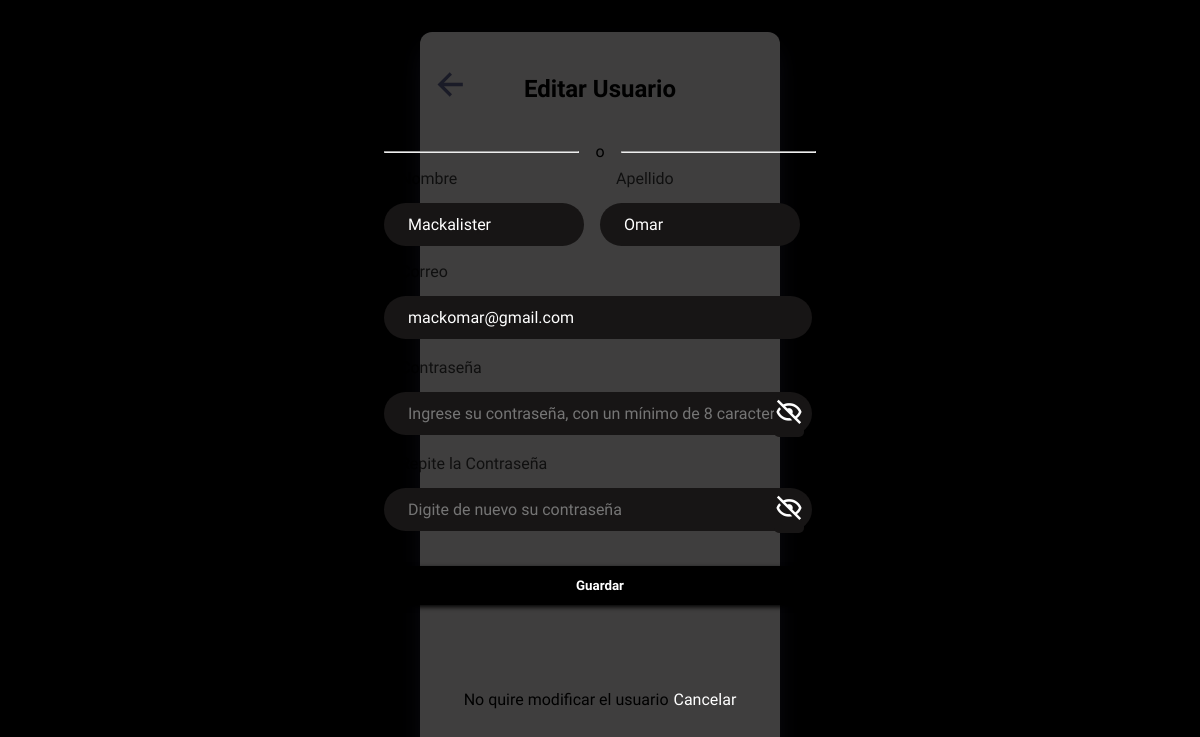
/admins/editarusuario/1, run on the app's committed database.
### usuarios/models.py (models this page shows, shortened)
class Usuario (models.Model):
    Nombre = models.CharField (max_length=50 , blank=False , null=False)
    Apellido = models.CharField (max_length=50 , blank=False , null=False)
    Email = models.CharField (max_length=50 , blank=False , null=False , unique=True)
    Password = models.CharField (max_length=50 , blank=False , null=False)

### administradores/views.py (the view)
# urls.py: path('editarusuario/<int:id_usuario>',views.editarUsuario,name="editar_usuario"),
def editarUsuario(request,id_usuario):
    usuario=Usuario.objects.filter(id=id_usuario).first()
    form=FormularioAdmin(instance=usuario)
    return render(request, "usuarioEdit.html",{"form":form,"usuario":usuario})

### administradores/forms.py
class FormularioAdmin(forms.ModelForm):
    class Meta:
        model=Usuario
        fields='__all__'
        widgets = {
            'Password': PassInput(attrs={'placeholder': 'Ingrese su contraseña, con un mínimo de 8 caracteres.',
                                         'id' : 'passw',
                                         'class' : 'pass'
                                         })
        }

### templates/usuarioEdit.html (shortened to what this page needs)
{% load static %}
<!DOCTYPE html>
<html lang="en">
<head>
    <link href='https://unpkg.com/boxicons@2.1.4/css/boxicons.min.css' rel='stylesheet'>
    <link href="{%static 'css/useredit.css'%}" rel="stylesheet" />
</head>
<body class="hidden">
    <main class="form">
        <form action="{% url 'actualizar_usuario' usuario.id%}" class="sub-form" id="form" method="post"> {%csrf_token%}
            <div class="upper-form">
                <div class="cabecera">
                    <a href="{%url 'admin_index'%}" class="atras">
                        <img src="/static/img/arrow-back-sharp.svg" alt="atras">
                    </a>
                    <h2>Editar Usuario</h2>
                </div>
                <div class="separador">
                    <hr class="izquierda">
                    <p>o</p>
                    <hr class="derecha">
                </div>
                <div class="name">
                    <div class="subname nombre">
                        <label for="nombre">Nombre</label>
                        {{form.Nombre}}
                    </div>
                    <div class="subname apellido">
                        <label for="apellido">Apellido</label>
                        {{form.Apellido}}
                    </div>
                </div>
                <label for="email">Correo</label><br>
                {{form.Email}}
                <br>
                <label for="password">Contraseña</label><br>
                <span class="Eye">
                    <i class="bx bx-hide"></i>
                </span>
                {{form.Password}}
                <br>
                <label for="password">Repite la Contraseña</label><br>
                <span class="Eye1">
                    <i class="bx bx-hide"></i>
                </span>
                <input type="password" class="pass" id="pass" name="re_password"  placeholder="Digite de nuevo su contraseña"  >
                <br>
                <div class="btn">
                    <button type="submit" id="btnregistro">Guardar</button><br>
                </div>
            </div>
            <div class="bottom-form">
                <div class="no-account">No quire modificar el usuario</div>
                <a href="{%url 'admin_index'%}" class="login">Cancelar</a>
            </div>
        </form>
    </main>
</body>

### HumanTalentSena/static/css/useredit.css (style rules this page uses)
* { padding: 0; margin: 0; box-sizing: border-box; font-family: 'Akshar', sans-serif; }
body { background-color: black; height: 100vh; background-size: cover; background-position: center; background-repeat: no-repeat; }
.form { display: flex; align-items: center; justify-content: center; padding-top: 2rem; }
.sub-form { display: flex; flex-direction: column; justify-content: space-around; align-items: center; width: 30vw; height: 93vh; border-radius: 12px; box-shadow: rgba(50, 50, 93, 0.25) 0px 13px 27px -5px, rgba(0, 0, 0, 0.3) 0px 8px 16px -8px; background-color:rgba(156, 153, 153, 0.404); }
.separador { display: flex; justify-content: center; align-items: center; }
.separador hr { background-color: #0487D9; width: 100%; margin: 1rem 0; }
.separador .derecha { margin-left: 1rem; }
.separador .izquierda { margin-right: 1rem; }
h2 { margin: 1.5rem 0 2rem 0; text-align: center; }
label { padding-left: 16px; opacity: 0.75; }
input { display: flex; border-radius: 50px; border-style: none; outline: none; margin-top: 15px; padding: 12px 24px; width: 99%; background-color: #171515; font-size: 12pt; color: #fff; }
.Eye { position: absolute; transform: translate(390px,20px); font-size: 30px; cursor: pointer; z-index: 1; height: 40px; background-color: #171515; border-radius: 5px; }
.Eye1 { position: absolute; transform: translate(390px,20px); font-size: 30px; cursor: pointer; z-index: 1; height: 40px; background-color: #171515; border-radius: 5px; }
.bx { color:#fff; }
.cabecera { display: flex; justify-content: center; align-items: center; }
.cabecera .atras { position: absolute; margin-right: 25%; margin-bottom: 1%; }
.cabecera img { width: 35px; height: 35px; }
button { padding: 12px 48px; border-radius: 50px; color: #fff; margin-top: 1rem; cursor: pointer; outline: none; border-width: 0; background-color: black; font-weight: 600; width: 100%; box-shadow: 2px 2px 5px rgba(0, 0, 0, 1); }
.bottom-form { display: flex; justify-content: center; margin: 3rem 0; }
.login { padding-left: 5px; text-decoration: none; cursor: pointer; color: #fff; }
.name { display: flex; justify-content: center; align-items: center; position: relative; }
.subname { margin: 0 1rem 1rem 0; }
.subname input { width: 200px; }

### data on the page
Usuario: Nombre "Mackalister", Apellido "Omar", Email "mackomar@gmail.com"
